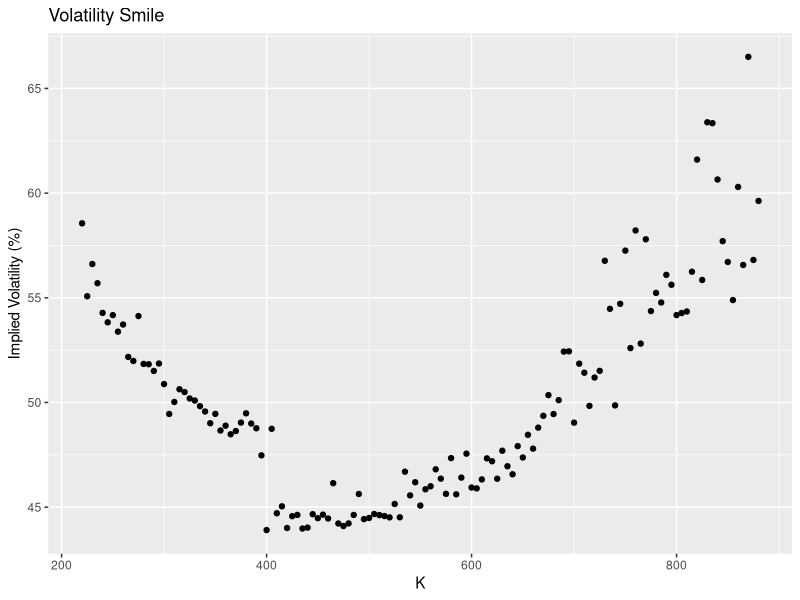
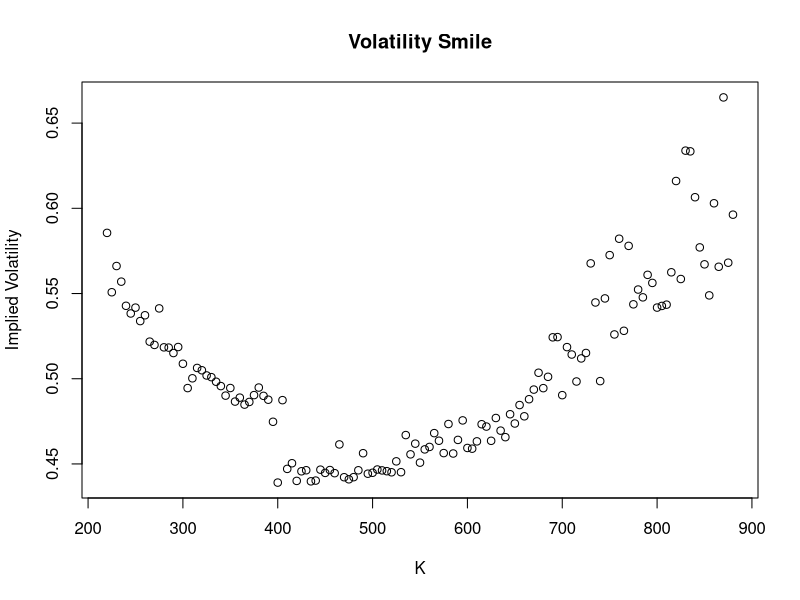

Source code (R) for these figures, in order:

#######################################################################
## 
## This R script is for plotting the volatility smile of Apple
## Inc. with data from 2013-04-21 taken from the CBOE website. Except
## for plotting with `ggplot2`, we do not use any add-on libraries
## here.
## 
#######################################################################



DF <- read.delim("R_implied-vola-full-data.tsv", stringsAsFactors = FALSE)
DF <-                                   # Extract relevant columns.
    DF[, c("Last.Trade.", "Interest", "Strike.Price.", "Last.Trade..1", "Interest.1")]
colnames(DF) <- c("call", "c.interest", "strike", "put", "p.interest") # Rename columns.
for (i in seq_len(ncol(DF)))
    DF[, i] <- as.numeric(DF[, i])      # Convert columns to numeric.

## Separate calls and puts into different data.frames to work on.
DF.calls <- DF[which(DF$call > 0 & DF$c.interest > 0), ]
DF.puts <- DF[which(DF$put > 0 & DF$p.interest > 0), ]


## This function removes rows that have a duplicate strike price. We
## keep the row with the largest open interest.
get.rows.del <- function(DF, interest.col) {
    stopifnot(class(interest.col) == "character")
    
    rows <- which(duplicated(DF$strike))
    rows.del <- NULL
    for (i in seq_along(rows)) {
        pos <- which(DF$strike == DF$strike[rows[i]])
        stopifnot(length(pos) > 1)
        df.hlp <- DF[pos, ]
        df.hlp <- df.hlp[order(df.hlp[, interest.col], decreasing = TRUE), ]
        rows.del <-
            c(
                rows.del,
                intersect(
                    pos,
                    which(DF[, interest.col] != df.hlp[1, interest.col])))
    }
    return(sort(unique(rows.del)))
}

rows.del.call <- get.rows.del(DF.calls, "c.interest")
rows.del.put <- get.rows.del(DF.puts, "p.interest")

## Remove rows with duplicate strike price for calls and puts.
if (length(rows.del.call) > 0)
    DF.calls <- DF.calls[-rows.del.call, c("strike", "call")]
if (length(rows.del.put) > 0)
    DF.puts <- DF.puts[-rows.del.put, c("strike", "put")]







## Black-Scholes formula.
BS <- function(S, K, T, r, sig, type = "C") {
    if (T == 0 & type == "C") return(max(0, S - K))
    if (T == 0 & type == "P") return(max(0, K - S))
    
    d1 <- (log(S / K) + (r + sig^2 / 2) * T) / (sig * sqrt(T))
    d2 <- d1 - sig * sqrt(T)
    value <- S * pnorm(d1) - exp(-r * T) * K * pnorm(d2)
    if (type == "P") return(exp(-r * T) * K + value - S)
    return(value)
}


## Current stock price of Apple on 2013-04-21.
S <- 390.53

## ## Retain only in-the-money options.
## DF.calls <- DF.calls[which(DF.calls$strike < S), ]
## DF.puts <- DF.puts[which(DF.puts$strike >= S), ]

## Retain only out-of-the-money options.
DF.calls <- DF.calls[which(DF.calls$strike > S), ]
DF.puts <- DF.puts[which(DF.puts$strike <= S), ]

T <- 3/12
r <- 0.002

## Function to minimize for extracting implied volatility.
f <- function(sig, option.price, S, K, T, r, type) {
    (option.price - BS(S, K, T, r, sig, type))^2
}



## Function to extract the implied volatility from a data frame for a
## given strike price.
get.IV <- function(DF, K, type = "C") {
    stopifnot(type %in% c("C", "P"))
    pos <- which(DF$strike == K)
    stopifnot(length(pos) == 1)
    option.price <- if (type == "C") DF[pos, "call"] else DF[pos, "put"]
    return(optimize(f = f, interval = c(0, 1), option.price, S, K, T, r, type)$minimum)
}



## Bring both calls and puts together and calculate the implied
## volatility.
DF.IV <-
    data.frame(
        StrikePrice = c(DF.puts$strike, DF.calls$strike),
        ImpliedVolatility = NA_real_)
stopifnot(length(intersect(DF.calls$strike, DF.puts$strike)) == 0)
for (i in seq_len(nrow(DF.IV))) {
    K <- DF.IV$StrikePrice[i]
    if (K %in% DF.calls$strike)
        DF.IV[i, "ImpliedVolatility"] <- get.IV(DF.calls, K, type = "C")
    if (K %in% DF.puts$strike)
        DF.IV[i, "ImpliedVolatility"] <- get.IV(DF.puts, K, type = "P")
}

## New way of plotting.
library("ggplot2")
qplot(
    StrikePrice,
    ImpliedVolatility * 100,            # Plot it in percent.
    data = DF.IV,
    xlab = "K",
    ylab = "Implied Volatility (%)",
    main = "Volatility Smile")

## Old way of plotting.
plot(DF.IV, xlab = "K", ylab = "Implied Volatility", main = "Volatility Smile")

## ## In case you want to save the plot to a PDF file.
## dev.copy2pdf(file = "AAPL_VolaSmile.pdf", out.type = "pdf")
## dev.off()
